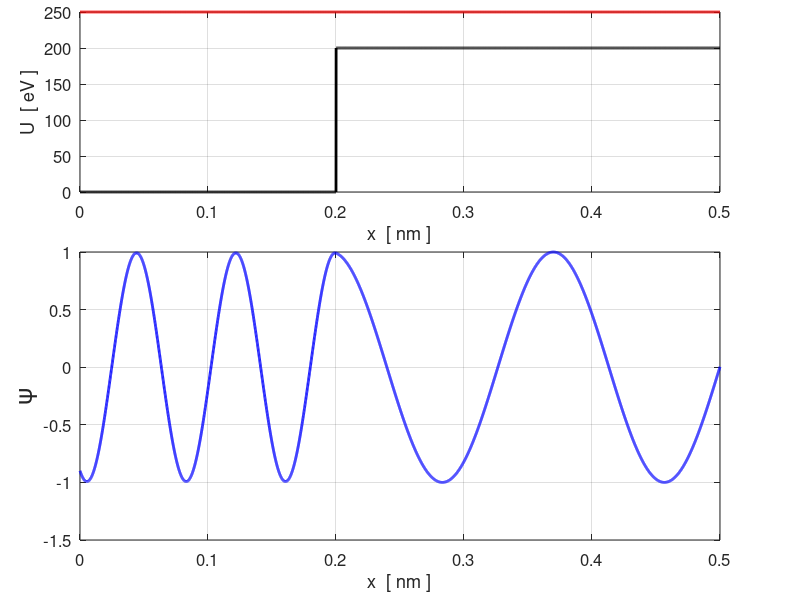
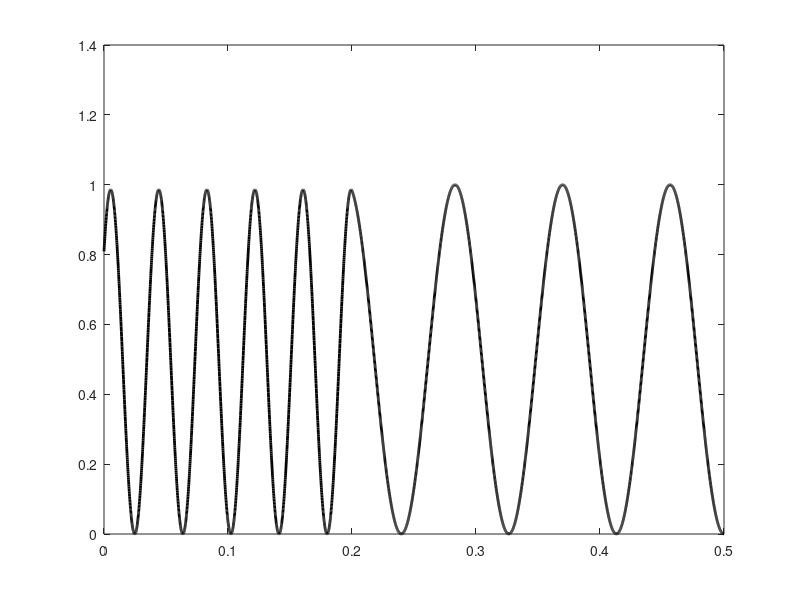

These figures' MATLAB source, in order:
% qm001.m



clear
close all
clc


tic

% INPUTS ==============================================================

% Energy of particles  [eV];
  Es = 250;
% X axis  [nm]
  xMin = 0;
  xMax = 0.5;
% Grid points 
  N = 5501;

  % CONSTANTS ===========================================================

  e = 1.6021766208e-19;           % Elementary charge [C]
  h = 6.626070040e-34;            % Planck constant [ J.s]
  hbar = 1.054571800e-34;         % Reduced Planck's constant
  me = 9.10938356e-31;            % Electron mass [kg]

  s1 = 1e-9;                       % m --> nm
  s2 = e;                          % J --> eV
 
   
% SETUP ===============================================================
  
  K = 2*me/hbar^2;
  E = s2*Es;                    % [J]
  xs = linspace(xMin,xMax,N);   % [nm]
  x  = s1.*xs;                  % [m]
  dx = x(2) - x(1);               % [m]
  
  
% FREE PARTICLE =======================================================

% Wavelength  [n nm] and Propagation constant  [m^-1]
  wL = 2*pi/sqrt(K*E);              % [m]
  wLs = s1*wL;                      % [nm]
  k = 2*pi/wL;                      % [m^-1]
% Momentum  [kg.m.s^-1]
  p = hbar*k;                       %
% Angular frequency  [s^-1]
  w = E/hbar;
  
  
% POTENTIAL ENERGY  [eV  J]
  UMin = -100;
  UMax = 100;
  Us = zeros(N,1);
  for c = 1:N  
    Us(c) = 0;
    if xs(c) > 0.2
        Us(c) = 200;
    end
   
%     if xs(c) > 0.3
%         Us(c) = 0;
%     end 
%     
  end
  
  U = s2.*Us; 
  
% FINITE DIFFERENCE METHOD: Wave Function psi =========================
  Kse = 2 + (dx^2*K).*(U - E);
  
  u = zeros(N,1);
  u(N) = 1; u(N-1) = 0;
    
  for c = N-1 : -1: 2
   u(c-1) = Kse(c) * u(c) - u(c+1);
  end
  
  psi = u./max(u);
  
  


  

% GRAPHICS ==========================================================
  
  figure(1)
    set(gcf,'units','normalized');
    set(gcf,'position',[0.02 0.05 0.4 0.5]);
    set(gcf,'color','w');
    hold on
    
    %subplot(2,1,1)
    subplot('position',[0.1 0.68 0.8 0.3])
    xP = xs; yP = Us;
    plot(xP,yP,'k','lineWidth',2)
     hold on
    yP = Es.*ones(N,1);
    plot(xP,yP,'r','lineWidth',2)
    grid on
    box on
    xlabel('x  [ nm ]')
    ylabel('U  [ eV ]')
    set(gca,'fontsize',12)
    
   % subplot(2,1,2)
   subplot('position',[0.1,0.1 0.8 0.48])
    xP = xs; yP = psi;
       plot(xP,yP,'b','lineWidth',2)
%     hold on
%      yP = psi.*psi;
%        plot(xP,yP,'r','lineWidth',2)
%     yP = abs(psi);
%       plot(xP,yP,'k','lineWidth',2)
% %     yP = conj(psi).*psi;
%       plot(xP,yP,'g','lineWidth',2)
    grid on
    box on
    xlabel('x  [ nm ]')
    set(gca,'fontsize',12)
    ylabel('\psi','fontsize',18)
    
   figure(2)
   xP = xs; yP = psi.*psi;
    plot(xP,yP,'k','lineWidth',2)
